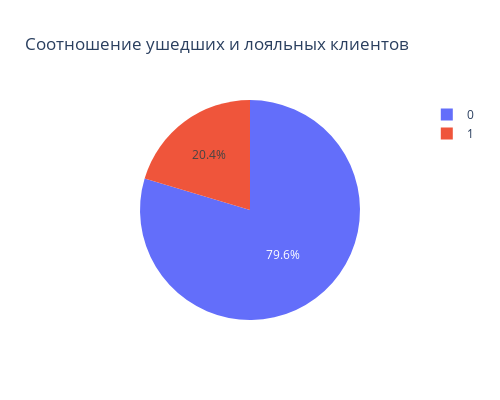

Notebook code cell kept with this figure:
### Markdown cell above
__9.1.__ Каково соотношение ушедших и лояльных клиентов? Покажите это на графике и дайте комментарий по соотношению.

### Code cell
fig = px.pie(
    data_frame=churn_data, #датафрейм
    names='Exited',
    height=400, #высота
    width=500, #ширина
    title='Соотношение ушедших и лояльных клиентов' #заголовок
)
fig.show()
display(churn_data['Exited'].value_counts())

### Figure 1 — Plotly figure (JSON) as saved in the notebook; plotly's stock layout.template omitted (floating-point values rounded to 4 significant figures; data arrays with more than 128 entries replaced by an {"elided": "..."} marker saying what was removed)
{"data": [{"domain": {"x": [0, 1], "y": [0, 1]}, "hovertemplate": "Exited=%{label}<extra></extra>", "labels": {"elided": "10000 int values"}, "legendgroup": "", "name": "", "showlegend": true, "type": "pie"}], "layout": {"height": 400, "legend": {"tracegroupgap": 0}, "title": {"text": "Соотношение ушедших и лояльных клиентов"}, "width": 500}}
